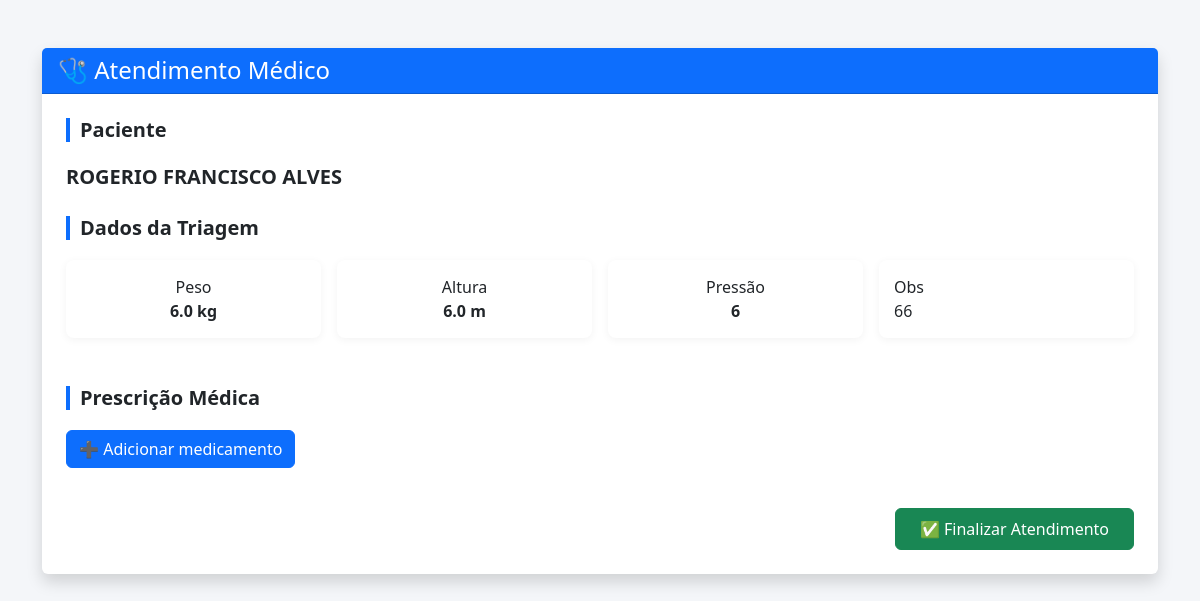
/consulta/atender/1/, run on an earlier commit of the app's database.
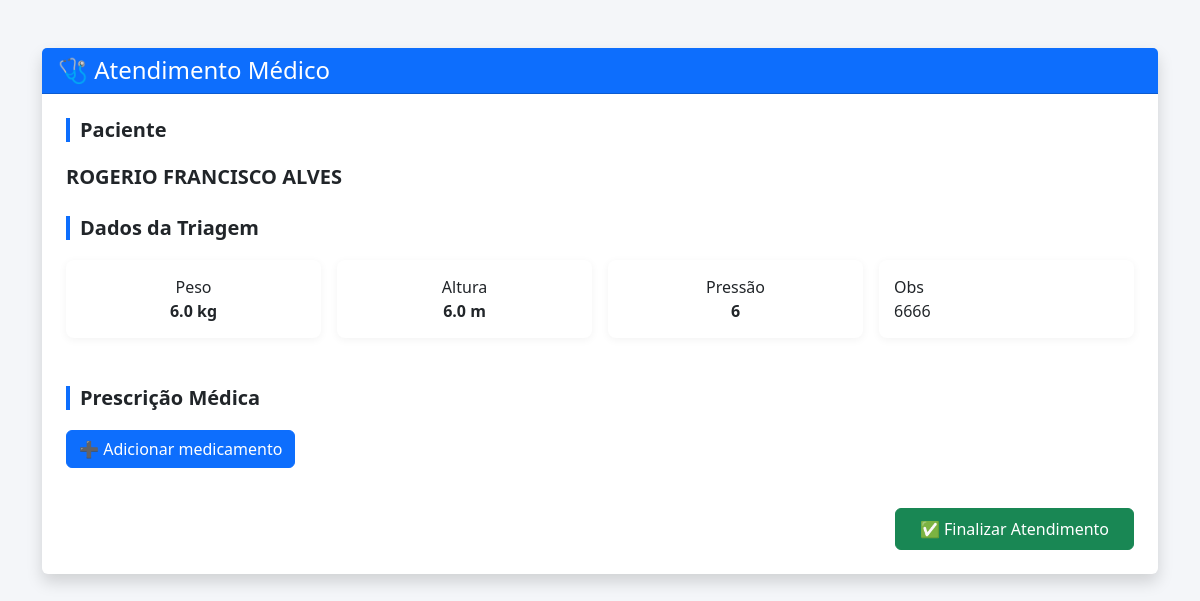
And on a later commit of the database.
### triagem/models.py (models this page shows, shortened)
class Triagem(models.Model):
    consulta = models.OneToOneField(
        Consulta,
        on_delete=models.CASCADE
    )
    peso = models.FloatField()
    altura = models.FloatField()
    pressao = models.CharField(max_length=10)
    observacoes = models.TextField(blank=True)

### consulta/views.py (the view)
# urls.py: path('atender/<int:consulta_id>/', views.atender_consulta, name='atender_consulta'),
def atender_consulta(request, consulta_id):
    consulta = get_object_or_404(Consulta, id=consulta_id)
    triagem = get_object_or_404(Triagem, consulta=consulta)
    prescricao = getattr(consulta, 'prescricao', None)
    if request.method == 'POST':
        form = PrescricaoForm(request.POST, instance=prescricao)
        if form.is_valid():
            prescricao = form.save(commit=False)
            prescricao.consulta = consulta
            prescricao.save()
            consulta.status = 'FINALIZADA'
            consulta.save()
            return redirect('fila_medico')
    else:
        form = PrescricaoForm(instance=prescricao)
    return render(request, 'consulta/atender_consulta.html', {
        'consulta': consulta,
        'triagem': triagem,
        'form': form,   # 🔴 ISSO É O QUE FALTAVA
    })

### pacientes/models.py (called while the page is built)
    def __str__(self):
        return self.nome

### consulta/templates/consulta/atender_consulta.html (shortened to what this page needs)
<!DOCTYPE html>
<html lang="pt-br">
<head>
    <link href="https://cdn.jsdelivr.net/npm/bootstrap@5.3.2/dist/css/bootstrap.min.css" rel="stylesheet">
</head>
<body>
<div class="container my-5">
<div class="card shadow border-0">
    <div class="card-header bg-primary text-white">
        <h4 class="mb-0">🩺 Atendimento Médico</h4>
    </div>
    <div class="card-body p-4">
        <div class="mb-4">
            <h5 class="section-title">Paciente</h5>
            <p class="fs-5 mb-0"><strong>{{ consulta.paciente }}</strong></p>
        </div>
        <div class="mb-5">
            <h5 class="section-title">Dados da Triagem</h5>
            <div class="row g-3">
                <div class="col-md-3"><div class="info-box text-center">Peso<br><strong>{{ triagem.peso }} kg</strong></div></div>
                <div class="col-md-3"><div class="info-box text-center">Altura<br><strong>{{ triagem.altura }} m</strong></div></div>
                <div class="col-md-3"><div class="info-box text-center">Pressão<br><strong>{{ triagem.pressao }}</strong></div></div>
                <div class="col-md-3"><div class="info-box">Obs<br>{{ triagem.observacoes|default:"—" }}</div></div>
            </div>
        </div>
        <h5 class="section-title">Prescrição Médica</h5>
        <form method="post">
            <button type="button"
                    class="btn btn-primary mb-3"
                    data-bs-toggle="modal"
                    data-bs-target="#modalMedicamento">
                ➕ Adicionar medicamento
            </button>
            <div class="text-end">
                <button type="submit" class="btn btn-success px-4 py-2">
                    ✅ Finalizar Atendimento
                </button>
            </div>
        </form>
    </div>
</div>
</div>
</body>
</html>

What changed in the data, as far as the page shows it:
changed Triagem: observacoes "66" → "6666"
